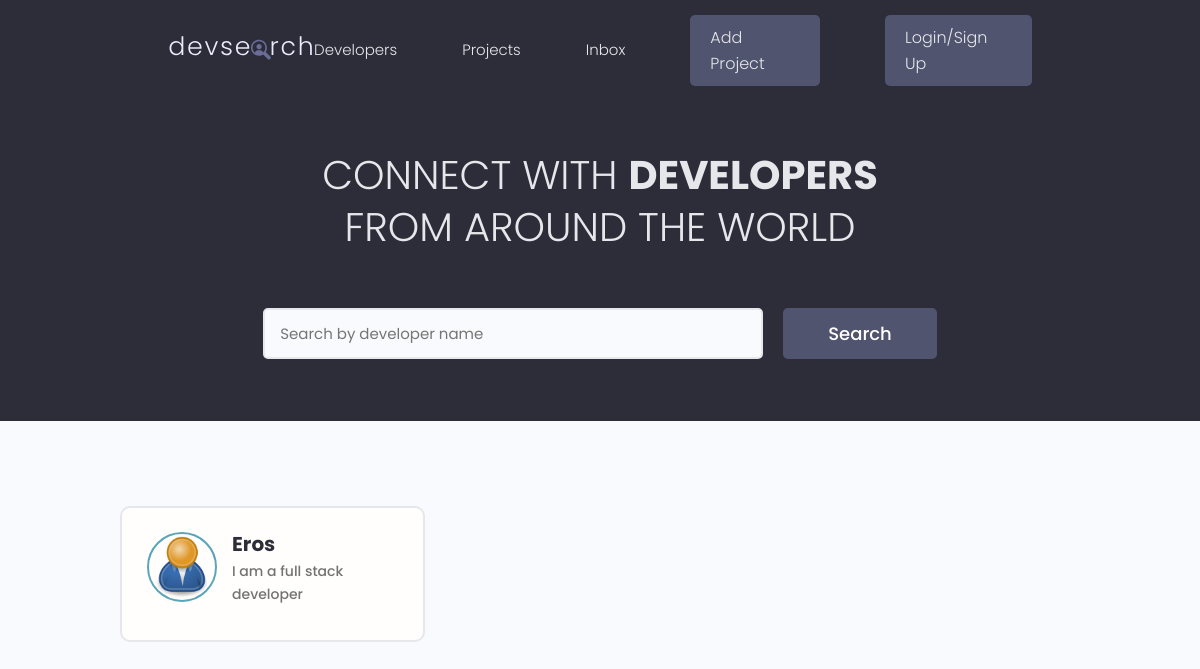
Before: / with the older database file.
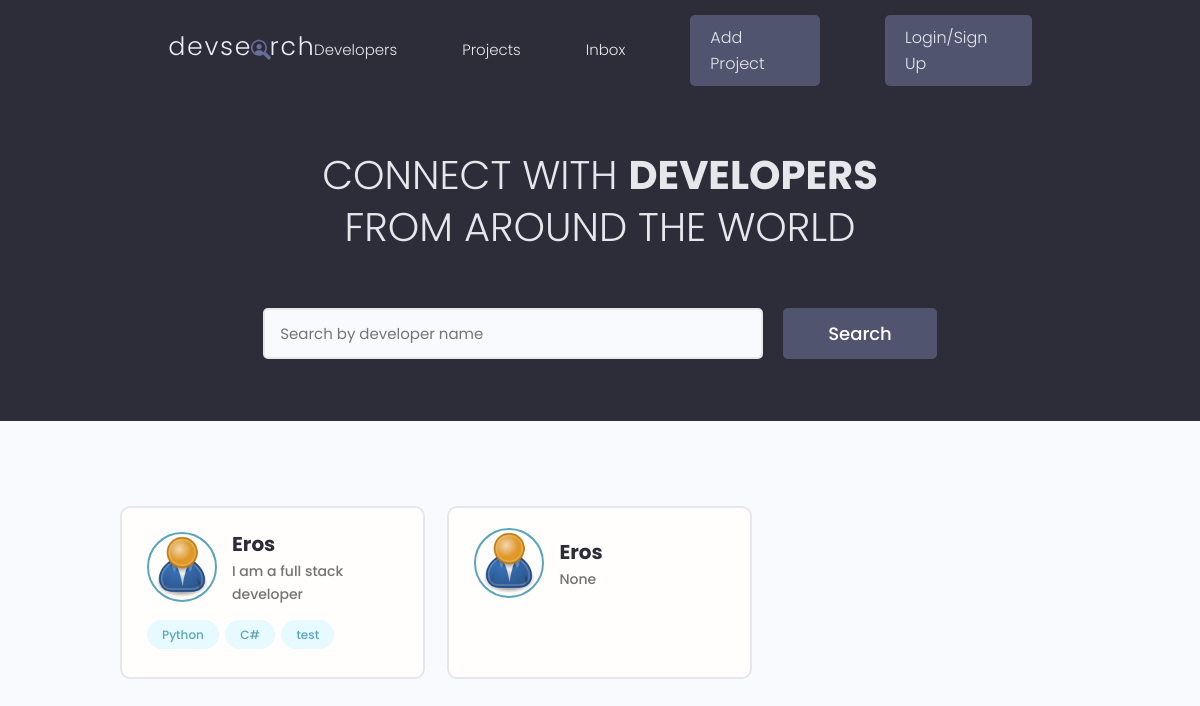
After: the same page with the newer database file.
### users/models.py (models this page shows, shortened)
class Profile(models.Model):
    user = models.OneToOneField(User, on_delete=models.CASCADE, null=True, blank=True)
    name = models.CharField(max_length=200, blank=True, null=True)
    email = models.EmailField(max_length=500, blank=True, null=True)
    username = models.CharField(max_length=200, blank=True, null=True)
    location = models.CharField(max_length=200, blank=True, null=True)
    short_intro = models.CharField(max_length=200, blank=True, null=True)
    bio = models.TextField(blank=True, null=True)
    profile_image = models.ImageField(
        null=True, blank=True, upload_to='profiles', default="profiles/user-default.png")
    social_github = models.CharField(max_length=200, blank=True, null=True)
    social_twitter = models.CharField(max_length=200, blank=True, null=True)
    social_linkedin = models.CharField(max_length=200, blank=True, null=True)
    social_youtube = models.CharField(max_length=200, blank=True, null=True)
    social_website = models.CharField(max_length=200, blank=True, null=True)
    created = models.DateTimeField(auto_now_add=True)
    id = models.UUIDField(
        default=uuid.uuid4, unique=True, primary_key=True, editable=False)

class Skill(models.Model):
    owner = models.ForeignKey(
        Profile, on_delete=models.CASCADE, null=True, blank=True)
    name = models.CharField(max_length=200, blank=True, null=True)
    description = models.TextField(null=True, blank=True)
    created = models.DateTimeField(auto_now_add=True)
    id = models.UUIDField(
        default=uuid.uuid4, unique=True, primary_key=True, editable=False)
    def __str__(self):
        return str(self.name)

### users/views.py (the view)
# urls.py: path('', views.profiles, name="profiles"),
def profiles(request):
    profiles = Profile.objects.all()
    context = {'profiles' : profiles}
    return render(request, 'users/profiles.html', context)

### users/templates/users/profiles.html (shortened to what this page needs)
{% extends 'main.html' %}
{% block content %}
<main class="home">
    <section class="hero-section text-center">
      <div class="container container--narrow">
        <div class="hero-section__box">
          <h2>CONNECT WITH <span>DEVELOPERS</span></h2>
          <h2>FROM AROUND THE WORLD</h2>
        </div>
        <div class="hero-section__search">
          <form class="form" action="#" method="get">
            <div class="form__field">
              <input class="input input--text" id="formInput#search" type="text" name="text"
                placeholder="Search by developer name" />
            </div>
            <input class="btn btn--sub btn--lg" type="submit" value="Search" />
          </form>
        </div>
      </div>
    </section>
    <section class="devlist">
      <div class="container">
        <div class="grid grid--three">
            {% for profile in profiles %}
          <div class="column card">
            <div class="dev">
              <a href="{% url 'user-profile' profile.id %}" class="card__body">
                <div class="dev__profile">
                  <img class="avatar avatar--md" src="{{ profile.profile_image.url }}" alt="image" />
                  <div class="dev__meta">
                    <h3>{{profile.name}}</h3>
                    <h5>{{profile.short_intro}}</h5>
                  </div>
                </div>
                <div class="dev__skills">
                    {% for skill in profile.skill_set.all %}
                  <span class="tag tag--pill tag--main">
                    <small>{{skill}}</small>
                  </span>
                  {% endfor %}
                </div>
              </a>
            </div>
          </div>
          {% endfor %}
        </div>
      </div>
    </section>
  </main>
{% endblock content %}

Changed rows visible on the page:
added Skill: name "Python", shown under Profile "I am a full stack developer"
added Skill: name "C#", shown under Profile "I am a full stack developer"
added Skill: name "test", shown under Profile "I am a full stack developer"
added Profile: profile_image (placeholder picture), name "Eros", short_intro "None"
